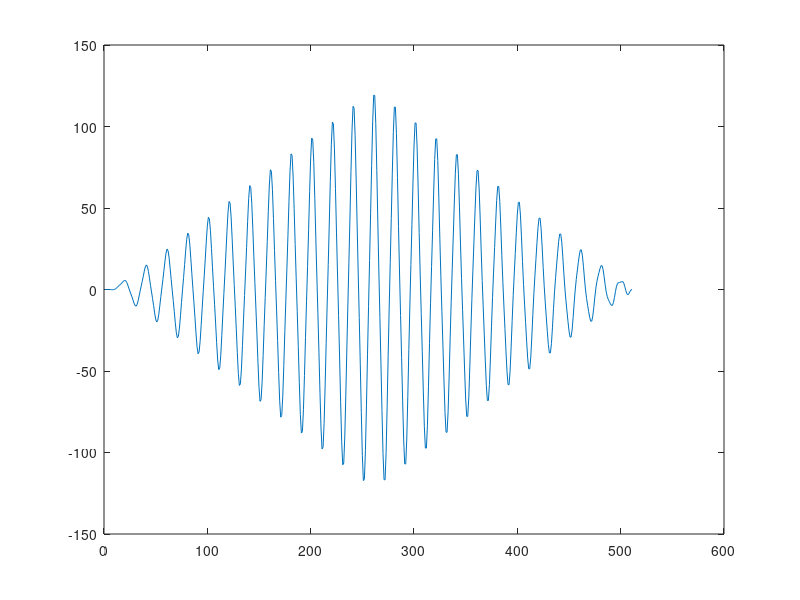
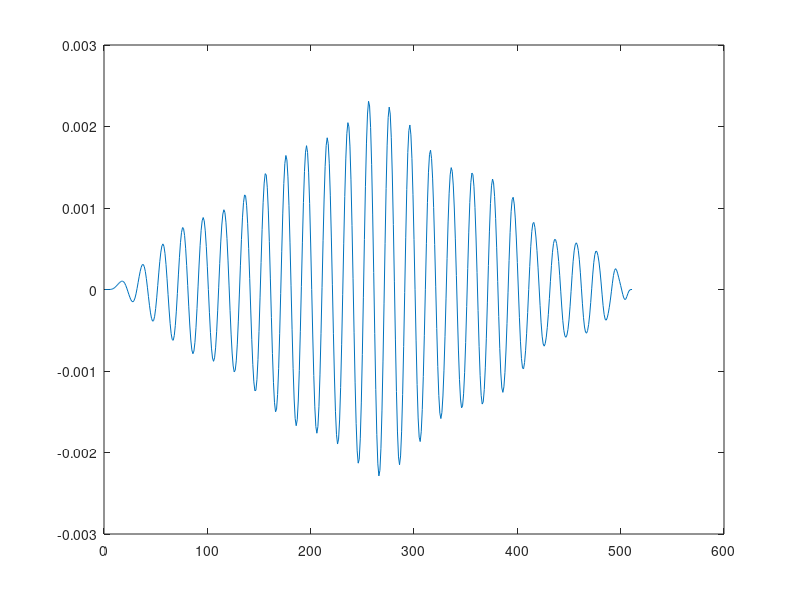

Recreate these plots in MATLAB, in order.
close all
clear all
clc

Nx=256;
f1=50;
f2=150;
w1=2*pi*f1;
w2=2*pi*f2;
Fs=1000;
n=0:Nx-1;

x1=sin(w1*(n/Fs));
x2=sin(w2*(n/Fs));
x=x1+x2;

%filtr fir
N=21;
Fn=100;
Wn=100*2*pi;
b=fir1(N,Fn/(Fs/2),'low');
y1=filter(b,1,x);
Ly1=length(y1);
%filtr iir
Nc=5;
Rp=100;
Wp=0.2;
[Bc,Ac]=cheby1(Nc,Rp,Wp,'low');
y2=filter(Bc,Ac,x);

% funkcja conv
c1=conv(y1,x);
c2=conv(y2,x);
figure(1)
plot(c1)
figure(2)
plot(c2)
%splot przez fft
